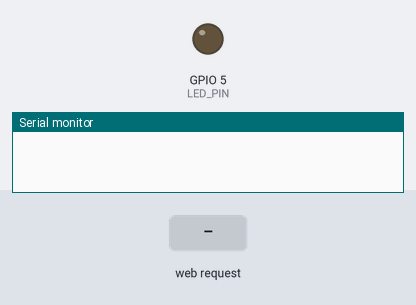
A sketch run on a simulated ESP8266 (NodeMCU). On the bench: output pins drawn as LEDs (lit = HIGH), the last lines printed to the serial monitor. Inputs (shaded band) come from the test bench.

Above: at 1.2 s.
1.3 s: HTTP request GET /led/1 received
At 2.4 s:
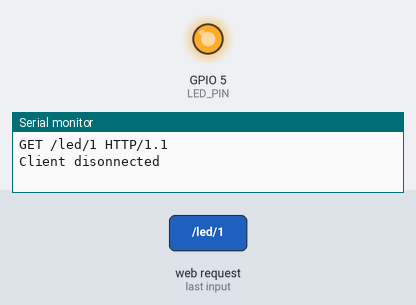
2.8 s: HTTP request GET /led/0 received
At 3.5 s:
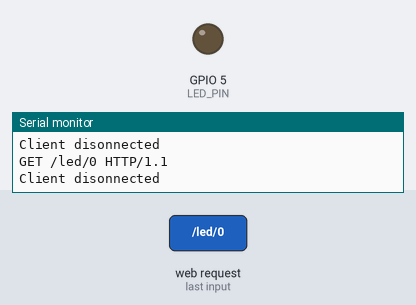
Timing chart, 0 to 5.8 s (numbered marks = the images above; inputs shaded):
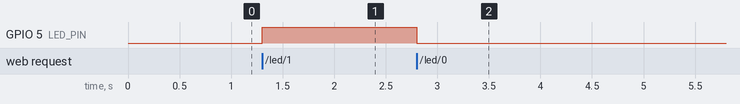

The sketch:

sensorsystem.ino
```cpp
#include <ESP8266WiFi.h>

//////////////////////
// WiFi Definitions //
//////////////////////
const char WiFiAPPSK[] = "sparkfun";

/////////////////////
// Pin Definitions //
/////////////////////
const int LED_PIN = 5; // Thing's onboard, green LED
const int ANALOG_PIN = A0; // The only analog pin on the Thing

#include <Wire.h>
#include <Adafruit_ADS1X15.h>

Adafruit_ADS1015 ads1015; // create an instance of the ADC

WiFiServer server(80);

void setup()
{
    initHardware();
    setupWiFi();
    server.begin();

    ads1015.begin();  // Initialize ads1015 at the default address 0x48
}

void loop()
{
    // Check if a client has connected
    WiFiClient client = server.available();
    if (!client) {
        return;
    }

    // Read the first line of the request
    String req = client.readStringUntil('\r');
    Serial.println(req);
    client.flush();

    // Match the request
    int val = -1; // We'll use 'val' to keep track of both the
    // request type (read/set) and value if set.
    if (req.indexOf("/led/0") != -1)
        val = 0; // Will write LED low
    else if (req.indexOf("/led/1") != -1)
        val = 1; // Will write LED high
    else if (req.indexOf("/read") != -1)
        val = -2; // Will print pin reads
    // Otherwise request will be invalid. We'll say as much in HTML

    // Set GPIO5 according to the request
    if (val >= 0)
        digitalWrite(LED_PIN, val);

    client.flush();

    // Prepare the response. Start with the common header:
    String s = "HTTP/1.1 200 OK\r\n";
    s += "Content-Type: text/html\r\n\r\n";
    s += "<!DOCTYPE HTML>\r\n<html>\r\n";

    /*Note: Uncomment the line below to refresh automatically
     *      for every 1 second. This is not ideal for large pages
     *      but for a simple read out, it is useful for monitoring
     *      your sensors and I/O pins. To adjust the fresh rate,
     *      adjust the value for content. For 30 seconds, simply
     *      change the value to 30.*/
    //s += "<meta http-equiv='refresh' content='1'/>\r\n";//auto refresh page

    // If we're setting the LED, print out a message saying we did
    if (val >= 0)
    {
        s += "LED is now ";
        s += (val)?"on":"off";
    }
    else if (val == -2)
    {
        // TURBIDITY
        int16_t adc0;
        adc0 = ads1015.readADC_SingleEnded(0);
        float turbidity = adc0 * (5.0 / 1024.0); // Convert the analog reading (which goes from 0 - 1023) to a voltage (0 - 5V):

        // SOIL MOISTURE

        // If we're reading pins, print out those values:
        s += "Turbidity = ";
        s += String(turbidity);
    }
    else
    {
        s += "Invalid Request.<br> Try /led/1, /led/0, or /read.";
    }
    s += "</html>\n";

    // Send the response to the client
    client.print(s);
    delay(1);
    Serial.println("Client disonnected");

    // The client will actually be disconnected
    // when the function returns and 'client' object is detroyed
}

void setupWiFi()
{
    WiFi.mode(WIFI_AP);

    // Do a little work to get a unique-ish name. Append the
    // last two bytes of the MAC (HEX'd) to "Thing-":
    uint8_t mac[WL_MAC_ADDR_LENGTH];
    WiFi.softAPmacAddress(mac);
    String macID = String(mac[WL_MAC_ADDR_LENGTH - 2], HEX) +
                   String(mac[WL_MAC_ADDR_LENGTH - 1], HEX);
    macID.toUpperCase();
    String AP_NameString = "ESP8266 Thing " + macID;

    char AP_NameChar[AP_NameString.length() + 1];
    memset(AP_NameChar, 0, AP_NameString.length() + 1);

    for (int i=0; i<AP_NameString.length(); i++)
        AP_NameChar[i] = AP_NameString.charAt(i);

    WiFi.softAP(AP_NameChar, WiFiAPPSK);
}

void initHardware()
{
    Serial.begin(115200);
//  pinMode(DIGITAL_PIN, INPUT_PULLUP);
    pinMode(LED_PIN, OUTPUT);
    digitalWrite(LED_PIN, LOW);
    // Don't need to set ANALOG_PIN as input,
    // that's all it can be.
}
```

Measured:
- after the input at 1.3 s, GPIO 5 (LED_PIN): LOW → HIGH at once
- after the input at 2.8 s, GPIO 5 (LED_PIN): HIGH → LOW at once
